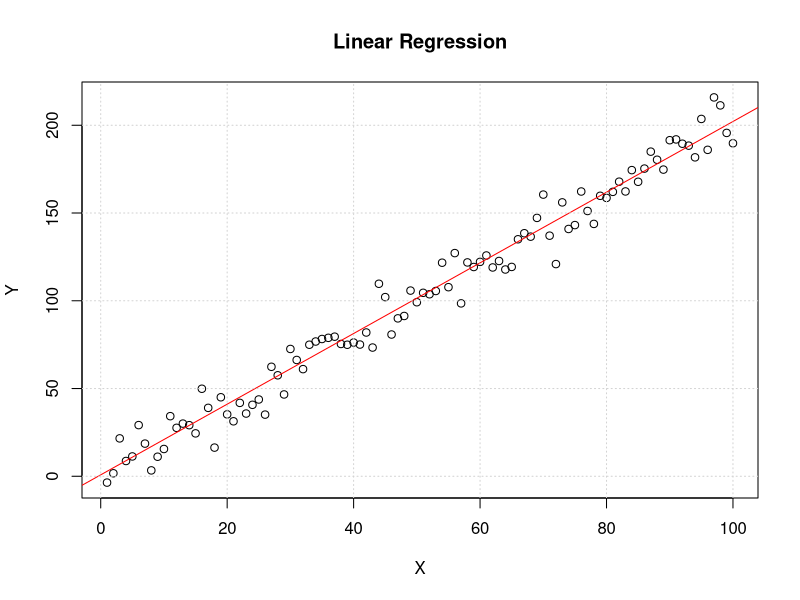
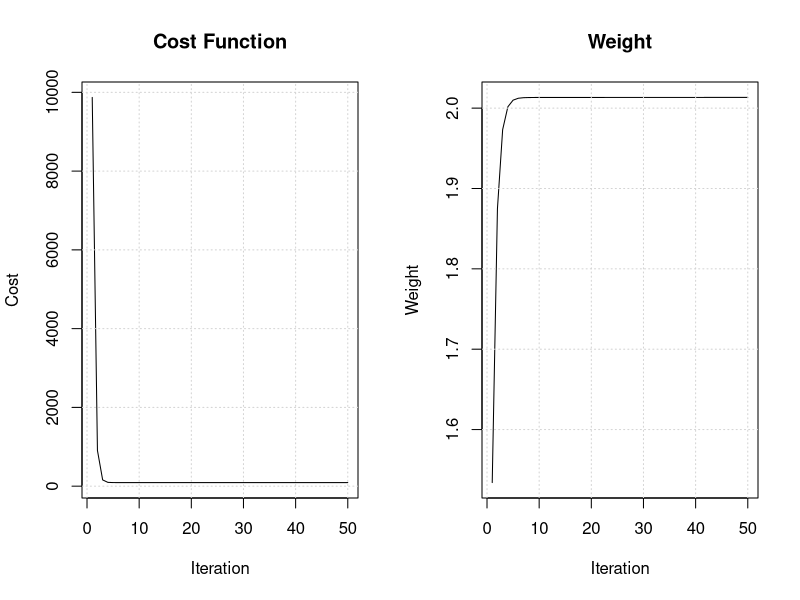

Reproduce these figures in R, in order.
# 1. Creating Synthetic Data
set.seed(123)
X <- 1:100
Y <- 2 * X + rnorm(100, mean = 0, sd = 10)

# 2. Spliting the Data into Training and Testing Sets
# 80% for training, 20% for testing
split_ratio <- 0.8  
num_samples <- length(X)
num_train <- round(num_samples * split_ratio)
train_indices <- sample(1:num_samples, num_train)
X_train <- X[train_indices]
Y_train <- Y[train_indices]
X_test <- X[-train_indices]
Y_test <- Y[-train_indices]

# 3. Building Linear Regression Model 
linear_regression <- function(X, Y, learning_rate = 0.0001, num_iterations = 50) {
  N <- length(X)
  # Initialising the weight and bias
  w <- runif(1) 
  b <- runif(1)  
  # Store costs over iterations
  costs <- numeric(num_iterations)  
  # Store weights over iterations
  weights <- numeric(num_iterations)  
  # Store biases over iterations
  biases <- numeric(num_iterations) 
  
  for (i in 1:num_iterations) {
    # Predictions
    Y_pred <- w * X + b
    
    # Gradients
    dw <- (2/N) * sum((Y_pred - Y) * X)
    db <- (2/N) * sum(Y_pred - Y)
    
    # Update parameters
    w <- w - learning_rate * dw
    b <- b - learning_rate * db
    
    # Cost, weights, and biases
    costs[i] <- mean((Y_pred - Y)^2)
    weights[i] <- w
    biases[i] <- b
  }
  
  return(list("weight" = w, "bias" = b, "costs" = costs, "weights" = weights, "biases" = biases))
}


# 4. R-squared (R2)
calculate_r_squared <- function(actual, predicted) {
  ss_total <- sum((actual - mean(actual))^2)
  ss_residual <- sum((actual - predicted)^2)
  r_squared <- 1 - (ss_residual / ss_total)
  return(r_squared)
}

# 5. Root Mean Squared Error (RMSE)
calculate_rmse <- function(actual, predicted) {
  rmse <- sqrt(mean((actual - predicted)^2))
  return(rmse)
}

# 6. Mean Squared Error (MSE)
calculate_mse <- function(actual, predicted) {
  mse <- mean((actual - predicted)^2)
  return(mse)
}

# 7. Training the Linear Regression Model
model <- linear_regression(X_train, Y_train)

# 8. Model Parameters
cat("Final Parameters - Weight:", model$weight, "Bias:", model$bias, "\n")

# 9. Evaluating the Model on the Testing Set
Y_pred_test <- model$weight * X_test + model$bias

# 10. R-squared on Testing Set
r_squared_test <- calculate_r_squared(Y_test, Y_pred_test)
cat("R-squared on Testing Set (R2):", r_squared_test, "\n")

# 11. RMSE on Testing Set
rmse_test <- calculate_rmse(Y_test, Y_pred_test)
cat("Root Mean Squared Error on Testing Set (RMSE):", rmse_test, "\n")

# 12. MSE on Testing Set
mse_test <- calculate_mse(Y_test, Y_pred_test)
cat("Mean Squared Error on Testing Set (MSE):", mse_test, "\n")

# 13. Best-fit line, and add metrics to the plot
plot(X, Y, main = "Linear Regression", xlab = "X", ylab = "Y")
abline(a = model$bias, b = model$weight, col = "red")
grid()

# 14. Cost Function over Iterations
par(mfrow = c(1, 2))  # Create a 1x2 plot grid
plot(1:length(model$costs), model$costs, type = "l", xlab = "Iteration", ylab = "Cost", 
     main = "Cost Function")
grid()
# Plot the Changes in Weights and Biases over Iterations
plot(1:length(model$weights), model$weights, type = "l", xlab = "Iteration", ylab = "Weight", 
     main = "Weight")
lines(1:length(model$biases), model$biases, col = "red")
grid()

